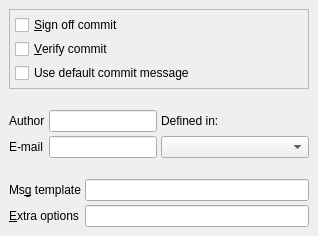
     <widget class="QWidget" name="Commit">
      <attribute name="title">
       <string>&amp;Commit</string>
      </attribute>
      <layout class="QHBoxLayout">
       <property name="spacing">
        <number>6</number>
       </property>
       <property name="leftMargin">
        <number>9</number>
       </property>
       <property name="topMargin">
        <number>9</number>
       </property>
       <property name="rightMargin">
        <number>9</number>
       </property>
       <property name="bottomMargin">
        <number>9</number>
       </property>
       <item>
        <layout class="QVBoxLayout">
         <property name="spacing">
          <number>0</number>
         </property>
         <property name="leftMargin">
          <number>0</number>
         </property>
         <property name="topMargin">
          <number>0</number>
         </property>
         <property name="rightMargin">
          <number>0</number>
         </property>
         <property name="bottomMargin">
          <number>0</number>
         </property>
         <item>
          <widget class="QFrame" name="frame_4">
           <property name="frameShape">
            <enum>QFrame::StyledPanel</enum>
           </property>
           <property name="frameShadow">
            <enum>QFrame::Raised</enum>
           </property>
           <layout class="QHBoxLayout">
            <property name="spacing">
             <number>0</number>
            </property>
            <property name="leftMargin">
             <number>2</number>
            </property>
            <property name="topMargin">
             <number>2</number>
            </property>
            <property name="rightMargin">
             <number>2</number>
            </property>
            <property name="bottomMargin">
             <number>2</number>
            </property>
            <item>
             <layout class="QVBoxLayout">
              <property name="spacing">
               <number>4</number>
              </property>
              <property name="leftMargin">
               <number>3</number>
              </property>
              <property name="topMargin">
               <number>3</number>
              </property>
              <property name="rightMargin">
               <number>3</number>
              </property>
              <property name="bottomMargin">
               <number>3</number>
              </property>
              <item>
               <widget class="QCheckBox" name="checkBoxCommitSign">
                <property name="toolTip">
                 <string>Check to add -s option to git commit-script</string>
                </property>
                <property name="text">
                 <string>&amp;Sign off commit</string>
                </property>
                <property name="shortcut">
                 <string>Alt+S</string>
                </property>
               </widget>
              </item>
              <item>
               <widget class="QCheckBox" name="checkBoxCommitVerify">
                <property name="toolTip">
                 <string>Check to add -v option to git commit-script</string>
                </property>
                <property name="text">
                 <string>&amp;Verify commit</string>
                </property>
                <property name="shortcut">
                 <string>Alt+V</string>
                </property>
               </widget>
              </item>
              <item>
               <widget class="QCheckBox" name="checkBoxCommitUseDefMsg">
                <property name="text">
                 <string>Use default commit message</string>
                </property>
               </widget>
              </item>
             </layout>
            </item>
           </layout>
          </widget>
         </item>
         <item>
          <spacer>
           <property name="orientation">
            <enum>Qt::Vertical</enum>
           </property>
           <property name="sizeHint" stdset="0">
            <size>
             <width>20</width>
             <height>21</height>
            </size>
           </property>
          </spacer>
         </item>
         <item>
          <layout class="QGridLayout">
           <property name="leftMargin">
            <number>0</number>
           </property>
           <property name="topMargin">
            <number>0</number>
           </property>
           <property name="rightMargin">
            <number>0</number>
           </property>
           <property name="bottomMargin">
            <number>0</number>
           </property>
           <property name="spacing">
            <number>4</number>
           </property>
           <item row="0" column="2">
            <widget class="QLabel" name="textLabelComboUsr">
             <property name="text">
              <string>Defined in:                           </string>
             </property>
            </widget>
           </item>
           <item row="0" column="0">
            <widget class="QLabel" name="textLabelAuthor">
             <property name="text">
              <string>Author</string>
             </property>
             <property name="buddy">
              <cstring>lineEditAuthor</cstring>
             </property>
            </widget>
           </item>
           <item row="1" column="2">
            <widget class="QComboBox" name="comboBoxUserSrc"/>
           </item>
           <item row="0" column="1">
            <widget class="QLineEdit" name="lineEditAuthor">
             <property name="readOnly">
              <bool>true</bool>
             </property>
            </widget>
           </item>
           <item row="1" column="1">
            <widget class="QLineEdit" name="lineEditMail">
             <property name="readOnly">
              <bool>true</bool>
             </property>
            </widget>
           </item>
           <item row="1" column="0">
            <widget class="QLabel" name="textLabelAuthor_2">
             <property name="text">
              <string>E-mail</string>
             </property>
             <property name="buddy">
              <cstring>lineEditMail</cstring>
             </property>
            </widget>
           </item>
          </layout>
         </item>
         <item>
          <spacer>
           <property name="orientation">
            <enum>Qt::Vertical</enum>
           </property>
           <property name="sizeHint" stdset="0">
            <size>
             <width>20</width>
             <height>21</height>
            </size>
           </property>
          </spacer>
         </item>
         <item>
          <layout class="QGridLayout">
           <property name="leftMargin">
            <number>0</number>
           </property>
           <property name="topMargin">
            <number>0</number>
           </property>
           <property name="rightMargin">
            <number>0</number>
           </property>
           <property name="bottomMargin">
            <number>0</number>
           </property>
           <property name="spacing">
            <number>4</number>
           </property>
           <item row="0" column="0">
            <widget class="QLabel" name="textLabelTemplate">
             <property name="text">
              <string>Ms&amp;g template</string>
             </property>
             <property name="textFormat">
              <enum>Qt::PlainText</enum>
             </property>
             <property name="wordWrap">
              <bool>false</bool>
             </property>
             <property name="buddy">
              <cstring>lineEditAuthor</cstring>
             </property>
            </widget>
           </item>
           <item row="1" column="0">
            <widget class="QLabel" name="textLabelDiffTreeArgs_2">
             <property name="text">
              <string>&amp;Extra options</string>
             </property>
             <property name="wordWrap">
              <bool>false</bool>
             </property>
             <property name="buddy">
              <cstring>lineEditCommitExtraOptions</cstring>
             </property>
            </widget>
           </item>
           <item row="0" column="1">
            <widget class="QLineEdit" name="lineEditTemplate">
             <property name="toolTip">
              <string>Commit message template file</string>
             </property>
            </widget>
           </item>
           <item row="1" column="1">
            <widget class="QLineEdit" name="lineEditCommitExtraOptions">
             <property name="toolTip">
              <string>Extra options to pass to git commit-script</string>
             </property>
            </widget>
           </item>
          </layout>
         </item>
        </layout>
       </item>
      </layout>
     </widget>
